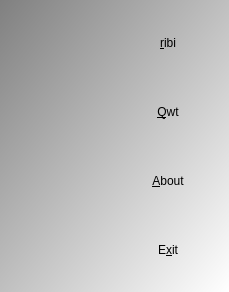
<?xml version="1.0" encoding="UTF-8"?>
<ui version="4.0">
 <class>QtSurfacePlotterMenuDialog</class>
 <widget class="QDialog" name="QtSurfacePlotterMenuDialog">
  <property name="geometry">
   <rect>
    <x>0</x>
    <y>0</y>
    <width>229</width>
    <height>292</height>
   </rect>
  </property>
  <property name="windowTitle">
   <string>SurfacePlotter</string>
  </property>
  <property name="windowIcon">
   <iconset resource="SurfacePlotter.qrc">
    <normaloff>:/images/R.png</normaloff>:/images/R.png</iconset>
  </property>
  <property name="styleSheet">
   <string notr="true">QDialog { 
background-color: qlineargradient(x1: 0, y1: 0, x2: 1, y2: 1, stop: 0  #808080, stop: 1 #ffffff);
}
QPushButton { background-color: rgb(255, 255, 255);  }
QPushButton { color: rgb(0,0,0); }
QPushButton { font: 32px &quot;Courier New&quot;, courier, monospace }
QPlainTextEdit { font: 12px &quot;Courier New&quot;, courier, monospace }</string>
  </property>
  <layout class="QGridLayout" name="gridLayout">
   <item row="0" column="0">
    <widget class="QLabel" name="label_welcome">
     <property name="text">
      <string/>
     </property>
     <property name="pixmap">
      <pixmap resource="SurfacePlotter.qrc">:/images/SurfacePlotterRibiImageSmall.png</pixmap>
     </property>
     <property name="alignment">
      <set>Qt::AlignCenter</set>
     </property>
    </widget>
   </item>
   <item row="0" column="1">
    <widget class="QPushButton" name="button_ribi">
     <property name="sizePolicy">
      <sizepolicy hsizetype="Minimum" vsizetype="Preferred">
       <horstretch>0</horstretch>
       <verstretch>0</verstretch>
      </sizepolicy>
     </property>
     <property name="text">
      <string>&amp;ribi</string>
     </property>
     <property name="flat">
      <bool>true</bool>
     </property>
    </widget>
   </item>
   <item row="1" column="1">
    <widget class="QPushButton" name="button_qwt">
     <property name="sizePolicy">
      <sizepolicy hsizetype="Minimum" vsizetype="Preferred">
       <horstretch>0</horstretch>
       <verstretch>0</verstretch>
      </sizepolicy>
     </property>
     <property name="text">
      <string>&amp;Qwt</string>
     </property>
     <property name="flat">
      <bool>true</bool>
     </property>
    </widget>
   </item>
   <item row="2" column="1">
    <widget class="QPushButton" name="button_about">
     <property name="sizePolicy">
      <sizepolicy hsizetype="Minimum" vsizetype="Preferred">
       <horstretch>0</horstretch>
       <verstretch>0</verstretch>
      </sizepolicy>
     </property>
     <property name="text">
      <string> &amp;About </string>
     </property>
     <property name="flat">
      <bool>true</bool>
     </property>
    </widget>
   </item>
   <item row="3" column="1">
    <widget class="QPushButton" name="button_quit">
     <property name="sizePolicy">
      <sizepolicy hsizetype="Minimum" vsizetype="Preferred">
       <horstretch>0</horstretch>
       <verstretch>0</verstretch>
      </sizepolicy>
     </property>
     <property name="text">
      <string>E&amp;xit</string>
     </property>
     <property name="flat">
      <bool>true</bool>
     </property>
    </widget>
   </item>
   <item row="1" column="0">
    <widget class="QLabel" name="label">
     <property name="text">
      <string/>
     </property>
     <property name="pixmap">
      <pixmap resource="SurfacePlotter.qrc">:/images/SurfacePlotterQwtImageSmall.png</pixmap>
     </property>
     <property name="alignment">
      <set>Qt::AlignCenter</set>
     </property>
    </widget>
   </item>
   <item row="2" column="0">
    <widget class="QLabel" name="label_2">
     <property name="text">
      <string/>
     </property>
     <property name="pixmap">
      <pixmap resource="SurfacePlotter.qrc">:/images/SurfacePlotterAbout.png</pixmap>
     </property>
     <property name="alignment">
      <set>Qt::AlignCenter</set>
     </property>
    </widget>
   </item>
   <item row="3" column="0">
    <widget class="QLabel" name="label_3">
     <property name="text">
      <string/>
     </property>
     <property name="pixmap">
      <pixmap resource="SurfacePlotter.qrc">:/images/SurfacePlotterQuit.png</pixmap>
     </property>
     <property name="alignment">
      <set>Qt::AlignCenter</set>
     </property>
    </widget>
   </item>
  </layout>
 </widget>
 <layoutdefault spacing="6" margin="11"/>
 <resources>
  <include location="SurfacePlotter.qrc"/>
 </resources>
 <connections/>
</ui>
